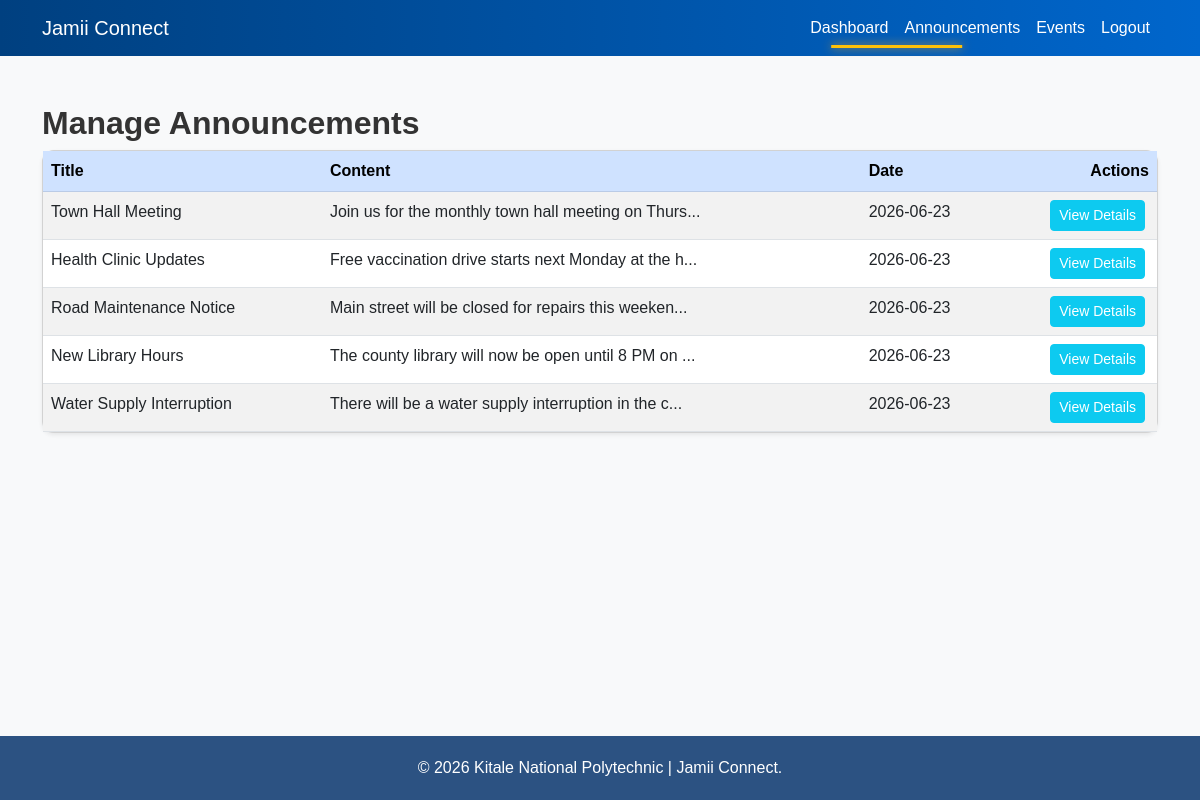
Screenshot of /announcements.php (signed in) with the database file from the repository.
### tables this page shows
CREATE TABLE `announcements` (
  `id` int(11) NOT NULL AUTO_INCREMENT,
  `title` varchar(200) NOT NULL,
  `content` text NOT NULL,
  `user_id` int(11) DEFAULT NULL,
  `created_at` timestamp NOT NULL DEFAULT current_timestamp(),
  PRIMARY KEY (`id`),
  KEY `user_id` (`user_id`),
  CONSTRAINT `fk_announcements_users` FOREIGN KEY (`user_id`) REFERENCES `users` (`id`) ON DELETE SET NULL
);

### announcements.php (the view, shortened to what this page needs)
<?php
require_once 'db.php';
?>
<!DOCTYPE html>
<html lang="en">
<head>
    <link rel="stylesheet" href="css/bootstrap.min.css">
    <link rel="stylesheet" href="styles.css">
</head>
<body class="bg-light">
    <nav class="navbar navbar-expand-lg navbar-dark bg-primary">
      <div class="container">
        <a class="navbar-brand" href="index.php">Jamii Connect</a>
        <div class="collapse navbar-collapse" id="navbarNav">
          <ul class="navbar-nav ms-auto">
            <li class="nav-item"><a class="nav-link" href="dashboard.php">Dashboard</a></li>
            <li class="nav-item"><a class="nav-link active" href="announcements.php">Announcements</a></li>
            <li class="nav-item"><a class="nav-link" href="events.php">Events</a></li>
            <li class="nav-item"><a class="nav-link" href="logout.php">Logout</a></li>
          </ul>
        </div>
      </div>
    </nav>
    <div class="container mt-5 flex-grow-1">
        <h2>Manage Announcements</h2>
        <div class="row">
            <div class="<?php echo (isset($_SESSION['role']) && $_SESSION['role'] === 'admin') ? 'col-md-8' : 'col-md-12'; ?>">
                <div class="card shadow-sm">
                    <div class="card-body p-0 table-responsive">
                        <table class="table table-striped table-hover mb-0">
                            <thead class="table-primary">
                                <tr>
                                    <th>Title</th>
                                    <th>Content</th>
                                    <th>Date</th>
                                    <th class="text-end">Actions</th>
                                </tr>
                            </thead>
                            <tbody>
                                <?php
                                $result = $conn->query('SELECT * FROM announcements ORDER BY created_at DESC');
                                if ($result->num_rows > 0) {
                                    while ($row = $result->fetch_assoc()) {
                                        echo '<tr>';
                                        echo '<td>' . htmlspecialchars($row['title']) . '</td>';
                                        echo '<td>' . htmlspecialchars(substr($row['content'], 0, 50)) . '...</td>';
                                        echo '<td>' . date('Y-m-d', strtotime($row['created_at'])) . '</td>';
                                        echo '<td class="text-end text-nowrap">';
                                        echo '<a href="announcement_details.php?id=' . $row['id'] . '" class="btn btn-sm btn-info me-1 text-white">View Details</a>';
                                        echo '</td>';
                                        echo '</tr>';
                                    }
                                } else {
                                    echo '<tr><td colspan="4" class="text-center">No announcements found.</td></tr>';
                                }
                                ?>
                            </tbody>
                        </table>
                    </div>
                </div>
            </div>
        </div>
    </div>
    <footer>
        <div class="container">
            <p class="mb-0">&copy; <?php echo date('Y'); ?> Kitale National Polytechnic | Jamii Connect.</p>
        </div>
    </footer>
</body>
</html>

### styles.css (style rules this page uses)
:root { --primary-color: #2c5282; --primary-hover: #1a365d; --secondary-color: #f8f9fa; --text-color: #2d3748; --accent-gold: #d69e2e; --accent-green: #38a169; --font-family: 'Roboto', 'Open Sans', 'Segoe UI', sans-serif; }
body { font-family: var(--font-family); color: var(--text-color); display: flex; flex-direction: column; min-height: 100vh; background-color: var(--secondary-color); }
h1, h2, h3, h4, h5, h6 { font-weight: 700; }
.bg-primary { background-color: var(--primary-color) !important; }
footer { background-color: var(--primary-color); color: white; text-align: center; padding: 20px 0; margin-top: auto; }
.navbar-nav .nav-link { position: relative; }
.navbar-nav .nav-link::after { content: ''; position: absolute; width: 0; height: 3px; bottom: 0; left: 50%; transform: translateX(-50%); background: linear-gradient(90deg, var(--accent-gold), var(--accent-green)); transition: width 0.3s ease, box-shadow 0.3s ease; }
.navbar-nav .nav-link:hover::after, .navbar-nav .nav-link.active::after { width: 100%; box-shadow: 0 0 10px var(--accent-gold); }
.navbar-collapse { transition: max-height 0.4s ease-in-out; }
body { font-family: 'Poppins', sans-serif; background: #f5f7fa; color: #333; }
.navbar { background: linear-gradient(90deg, #004080, #0066cc); }
.navbar .nav-link { color: #fff !important; position: relative; transition: color 0.3s ease; }
.navbar .nav-link::after { content: ''; position: absolute; bottom: 0; left: 0; width: 0%; height: 3px; background: #ffc107; transition: width 0.4s ease; }
.card { border-radius: 12px; transition: transform 0.4s ease, box-shadow 0.4s ease; }

### rows the page displays
announcements: title "Town Hall Meeting", content "Join us for the monthly town hall meeting on Thurs", created_at "2026-06-23"
announcements: title "Health Clinic Updates", content "Free vaccination drive starts next Monday at the h", created_at "2026-06-23"
announcements: title "Road Maintenance Notice", content "Main street will be closed for repairs this weeken", created_at "2026-06-23"
announcements: title "New Library Hours", content "The county library will now be open until 8 PM on", created_at "2026-06-23"
announcements: title "Water Supply Interruption", content "There will be a water supply interruption in the c", created_at "2026-06-23"
